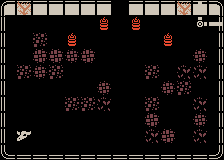

Tiled map render using the project's own tile images. Description and the whole map definition, tile-layer contents included, below:
An orthogonal 14x10 tile map with 16x16 px tiles, 4 tile layers (Back, BackDetail, Mid, Front), 3 tilesets and 5 objects (3x SpawnEnemy, Puerta, SpawnPoint).

<map version="1.2" tiledversion="1.2.4" orientation="orthogonal" renderorder="right-down" width="14" height="10" tilewidth="16" tileheight="16" infinite="0" nextlayerid="7" nextobjectid="6">
 <tileset firstgid="1" source="../KenneyMono.tsx" />
 <tileset firstgid="1025" source="../KenneyTransparente.tsx" />
 <tileset firstgid="2081" source="../Kenney.tsx" />
 <layer id="1" name="Back" width="14" height="10">
  <data encoding="csv">
1,1,1,1,1,1,1,1,1,1,1,1,1,1,
1,1,1,1,1,1,1,1,1,1,1,1,1,1,
1,1,1,1,1,1,1,1,1,1,1,1,1,1,
1,1,1,1,1,1,1,1,1,1,1,1,1,1,
1,1,1,1,1,1,1,1,1,1,1,1,1,1,
1,1,1,1,1,1,1,1,1,1,1,1,1,1,
1,1,1,1,1,1,1,1,1,1,1,1,1,1,
1,1,1,1,1,1,1,1,1,1,1,1,1,1,
1,1,1,1,1,1,1,1,1,1,1,1,1,1,
1,1,1,1,1,1,1,1,1,1,1,1,1,1
</data>
 </layer>
 <layer id="5" name="BackDetail" width="14" height="10">
  <data encoding="csv">
0,0,0,0,0,0,0,0,0,0,0,0,1138,0,
0,0,0,0,0,0,0,0,0,0,0,0,0,1703,
0,0,1027,0,0,0,0,0,0,0,0,0,0,0,
0,0,1029,1029,1028,1029,0,0,0,0,0,0,1028,0,
0,1027,1028,1027,0,0,0,0,0,1027,0,1026,1026,0,
0,0,0,0,0,0,1028,0,0,0,1028,1027,0,0,
0,0,0,0,1027,1027,1026,0,0,1027,0,0,1026,0,
0,0,0,0,0,0,0,0,0,1029,0,0,1028,0,
0,1521,0,0,0,0,0,0,0,1026,1029,0,1026,0,
0,0,0,0,0,0,0,0,0,0,0,0,0,0
</data>
 </layer>
 <layer id="2" name="Mid" width="14" height="10">
  <properties>
   <property name="unity:layer" value="Mid" />
  </properties>
  <data encoding="csv">
2147485318,1669,1669,2147485317,2147485317,2147485317,1669,0,2147485317,2147485317,2147485317,2147485317,1669,1670,
1701,0,0,0,0,0,1468,0,1468,0,0,0,1610613842,1610613874,
1701,0,0,0,1468,0,0,0,0,0,1468,0,0,3221227173,
1701,0,0,0,0,0,0,0,0,0,0,0,0,3221227173,
1701,0,0,0,0,0,0,0,0,0,0,0,0,3221227173,
1701,0,0,0,0,0,0,0,0,0,0,0,0,3221227173,
1701,0,0,0,0,0,0,0,0,0,0,0,0,3221227173,
1701,0,0,0,0,0,0,0,0,0,0,0,0,3221227173,
1701,0,0,0,0,0,0,0,0,0,0,0,0,3221227173,
1734,1610614437,1610614437,1610614437,1610614437,1610614437,1610614437,1610614437,1610614437,1610614437,1610614437,1610614437,1610614437,1610614470
</data>
 </layer>
 <objectgroup id="6" name="Mid">
  <object id="1" name="Puerta" type="Puerta" x="112" y="-0.333333" width="16" height="16" />
  <object id="2" name="SpawnPoint" type="SpawnPoint" x="124" y="134" width="16" height="16" />
  <object id="3" name="SpawnEnemy" type="SpawnEnemy" x="119.667" y="28.6663" width="16" height="16" />
  <object id="4" name="SpawnEnemy" type="SpawnEnemy" x="24" y="35.3333" width="16" height="16" />
  <object id="5" name="SpawnEnemy" type="SpawnEnemy" x="186.333" y="55.3333" width="16" height="16" />
 </objectgroup>
 <layer id="3" name="Front" width="14" height="10">
  <data encoding="csv">
0,1097,0,0,0,0,0,0,0,0,0,1097,0,0,
0,0,0,0,0,0,0,0,0,0,0,0,0,0,
0,0,0,0,0,0,0,0,0,0,0,0,0,0,
0,0,0,0,0,0,0,0,0,0,0,0,0,0,
0,0,0,0,0,0,0,0,0,0,0,0,0,0,
0,0,0,0,0,0,0,0,0,0,0,0,0,0,
0,0,0,0,0,0,0,0,0,0,0,0,0,0,
0,0,0,0,0,0,0,0,0,0,0,0,0,0,
0,0,0,0,0,0,0,0,0,0,0,0,0,0,
0,0,0,0,0,0,0,0,0,0,0,0,0,0
</data>
 </layer>
</map>
